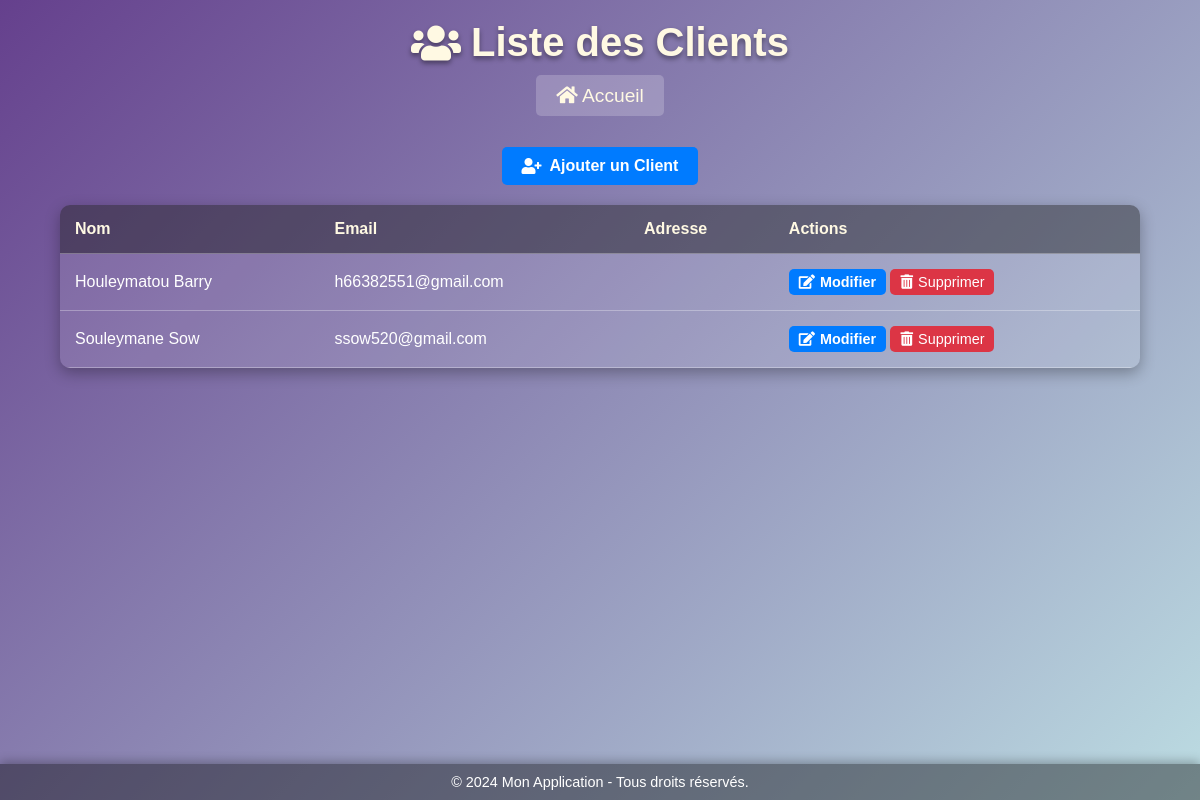
/list_clients, run on an earlier commit of the app's database.
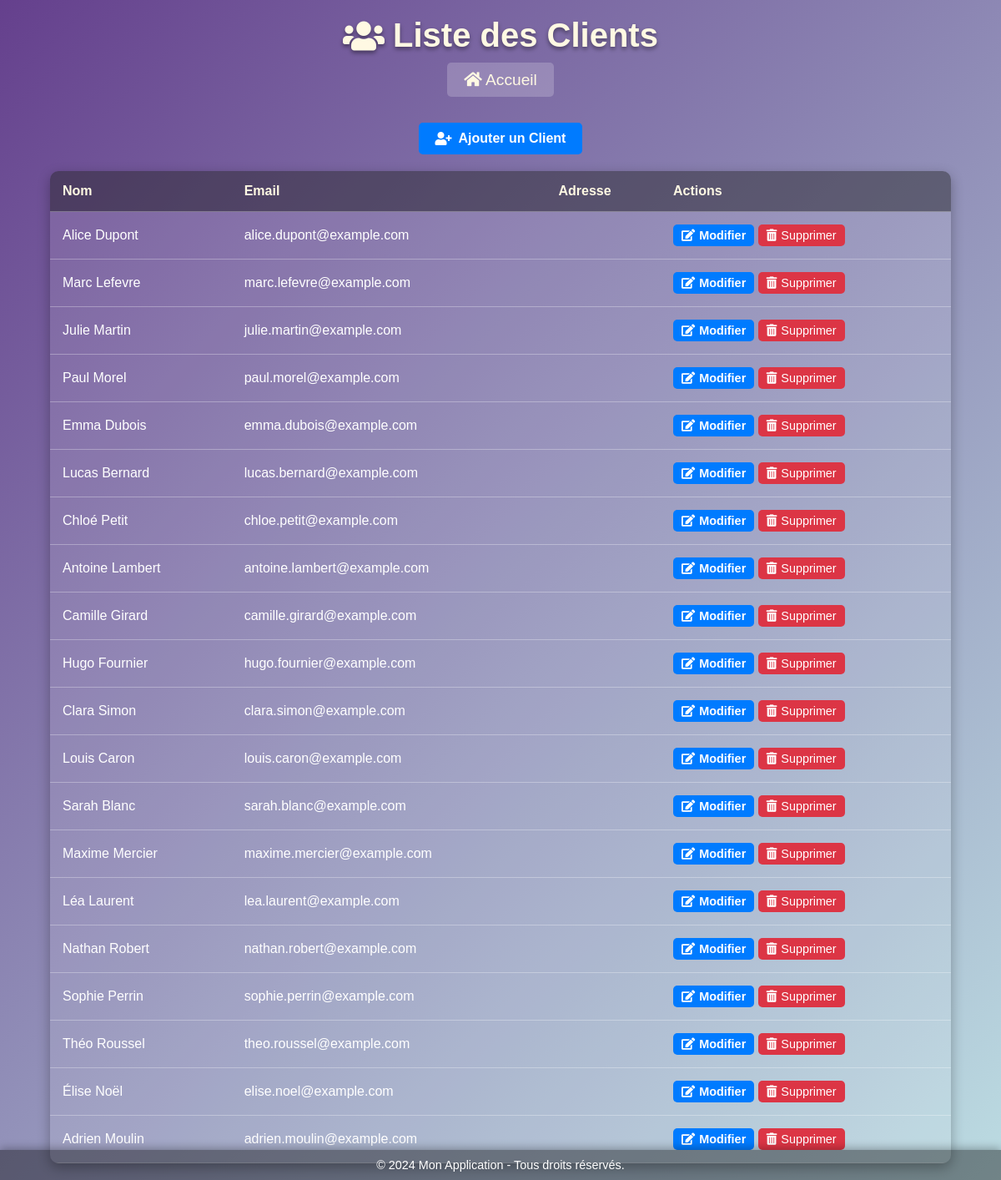
And on a later commit of the database.
### tables this page shows
CREATE TABLE clients (
                    id INTEGER PRIMARY KEY AUTOINCREMENT,
                    nom TEXT NOT NULL,
                    email TEXT NOT NULL,
                    adresse TEXT NOT NULL
                );

### app.py (the view)
@app.route('/list_clients')
def list_clients():
    client_instance = Client()  # Créer une instance de Client
    clients = client_instance.get_clients()  # Appeler la méthode d'instance
    return render_template('list_clients.html', clients=clients)

### gestion_produit.py (called while the page is built)
    def get_clients(self):
        with sqlite3.connect("app_database.db") as connection:
            cursor = connection.cursor()
            cursor.execute("SELECT id, nom, email FROM clients")
            return cursor.fetchall()

### templates/list_clients.html (shortened to what this page needs)
<!DOCTYPE html>
<html lang="fr">
<head>
    <link rel="stylesheet" type="text/css" href="{{ url_for('static', filename='style_clients.css') }}">
    <link href="https://cdnjs.cloudflare.com/ajax/libs/font-awesome/5.15.3/css/all.min.css" rel="stylesheet">
</head>
<body>
    <header>
        <h1><i class="fas fa-users"></i> Liste des Clients</h1>
    </header>
     <div class="home-link">
        <a href="{{ url_for('dashboard') }}"><i class="fas fa-home"></i> Accueil</a>
    </div>
    <main>
        <div class="action-link">
            <a href="{{ url_for('add_client') }}" class="btn-primary">
                <i class="fas fa-user-plus"></i> Ajouter un Client
            </a>
        </div>
        <table>
            <thead>
                <tr>
                    <th>Nom</th>
                    <th>Email</th>
                    <th>Adresse</th>
                    <th>Actions</th>
                </tr>
            </thead>
            <tbody>
                {% for client in clients %}
                    <tr>
                        <td>{{ client[1] }}</td>
                        <td>{{ client[2] }}</td>
                        <td>{{ client[3] }}</td>
                        <td class="action-buttons">
                            <form action="{{ url_for('edit_client', client_id=client[0]) }}" method="GET" style="display:inline;">
                                <button type="submit" class="btn-action btn-primary">
                                    <i class="fas fa-edit"></i> Modifier
                                </button>
                            </form>
                            <form action="{{ url_for('delete_client', client_id=client[0]) }}" method="POST" style="display:inline;">
                                <button type="submit" class="btn-action btn-danger" onclick="return confirm('Êtes-vous sûr de vouloir supprimer ce client ?');">
                                    <i class="fas fa-trash-alt"></i> Supprimer
                                </button>
                            </form>
                        </td>
                    </tr>
                {% endfor %}
            </tbody>
        </table>
    </main>
    <footer>
        &copy; 2024 Mon Application - Tous droits réservés.
    </footer>
</body>
</html>

### Static/style_clients.css (style rules this page uses)
body { font-family: 'Arial', sans-serif; margin: 0; padding: 0; background: linear-gradient(135deg, #65408d, #bcdce2); color: #ffffff; display: flex; flex-direction: column; min-height: 100vh; }
header h1 { text-align: center; font-size: 2.5rem; margin: 20px 0; color: #fff9e3; text-shadow: 0 3px 5px rgba(0, 0, 0, 0.4); display: flex; justify-content: center; align-items: center; gap: 10px; }
.home-link { text-align: center; margin-bottom: 20px; }
.home-link a { color: #fff9e3; font-size: 1.2rem; text-decoration: none; padding: 10px 20px; border-radius: 5px; background: rgba(255, 255, 255, 0.2); transition: all 0.3s ease; }
.action-link { text-align: center; margin: 20px 0; }
.btn-primary { background: #007bff; color: #ffffff; padding: 10px 20px; text-decoration: none; border-radius: 5px; font-size: 1rem; font-weight: bold; display: inline-flex; align-items: center; gap: 8px; transition: background 0.3s ease; }
.btn-action { padding: 5px 10px; border-radius: 5px; text-decoration: none; color: #ffffff; display: inline-flex; align-items: center; gap: 5px; transition: transform 0.3s ease; font-size: 0.9rem; border: none; cursor: pointer; }
.btn-primary { background: #007bff; }
.btn-danger { background: #dc3545; }
table { width: 90%; margin: 20px auto; border-collapse: collapse; background: rgba(255, 255, 255, 0.1); color: #fff; box-shadow: 0 5px 15px rgba(0, 0, 0, 0.3); border-radius: 10px; overflow: hidden; }
table th, table td { padding: 15px; text-align: left; border-bottom: 1px solid rgba(255, 255, 255, 0.3); }
table th { background: rgba(0, 0, 0, 0.4); font-weight: bold; color: #fff9e3; }
footer { position: fixed; bottom: 0; width: 100%; text-align: center; padding: 10px 0; background: rgba(0, 0, 0, 0.4); color: #ffffff; font-size: 0.9rem; box-shadow: 0 -2px 10px rgba(0, 0, 0, 0.3); }

What changed in the data, as far as the page shows it:
removed clients: nom "Houleymatou Barry", email "h66382551@gmail.com"
removed clients: nom "Souleymane Sow", email "ssow520@gmail.com"
added clients: nom "Alice Dupont", email "alice.dupont@example.com"
added clients: nom "Marc Lefevre", email "marc.lefevre@example.com"
added clients: nom "Julie Martin", email "julie.martin@example.com"
added clients: nom "Paul Morel", email "paul.morel@example.com"
added clients: nom "Emma Dubois", email "emma.dubois@example.com"
added clients: nom "Lucas Bernard", email "lucas.bernard@example.com"
added clients: nom "Chloé Petit", email "chloe.petit@example.com"
added clients: nom "Antoine Lambert", email "antoine.lambert@example.com"
added clients: nom "Camille Girard", email "camille.girard@example.com"
added clients: nom "Hugo Fournier", email "hugo.fournier@example.com"
added clients: nom "Clara Simon", email "clara.simon@example.com"
added clients: nom "Louis Caron", email "louis.caron@example.com"
added clients: nom "Sarah Blanc", email "sarah.blanc@example.com"
added clients: nom "Maxime Mercier", email "maxime.mercier@example.com"
added clients: nom "Léa Laurent", email "lea.laurent@example.com"
added clients: nom "Nathan Robert", email "nathan.robert@example.com"
added clients: nom "Sophie Perrin", email "sophie.perrin@example.com"
added clients: nom "Théo Roussel", email "theo.roussel@example.com"
added clients: nom "Élise Noël", email "elise.noel@example.com"
added clients: nom "Adrien Moulin", email "adrien.moulin@example.com"
